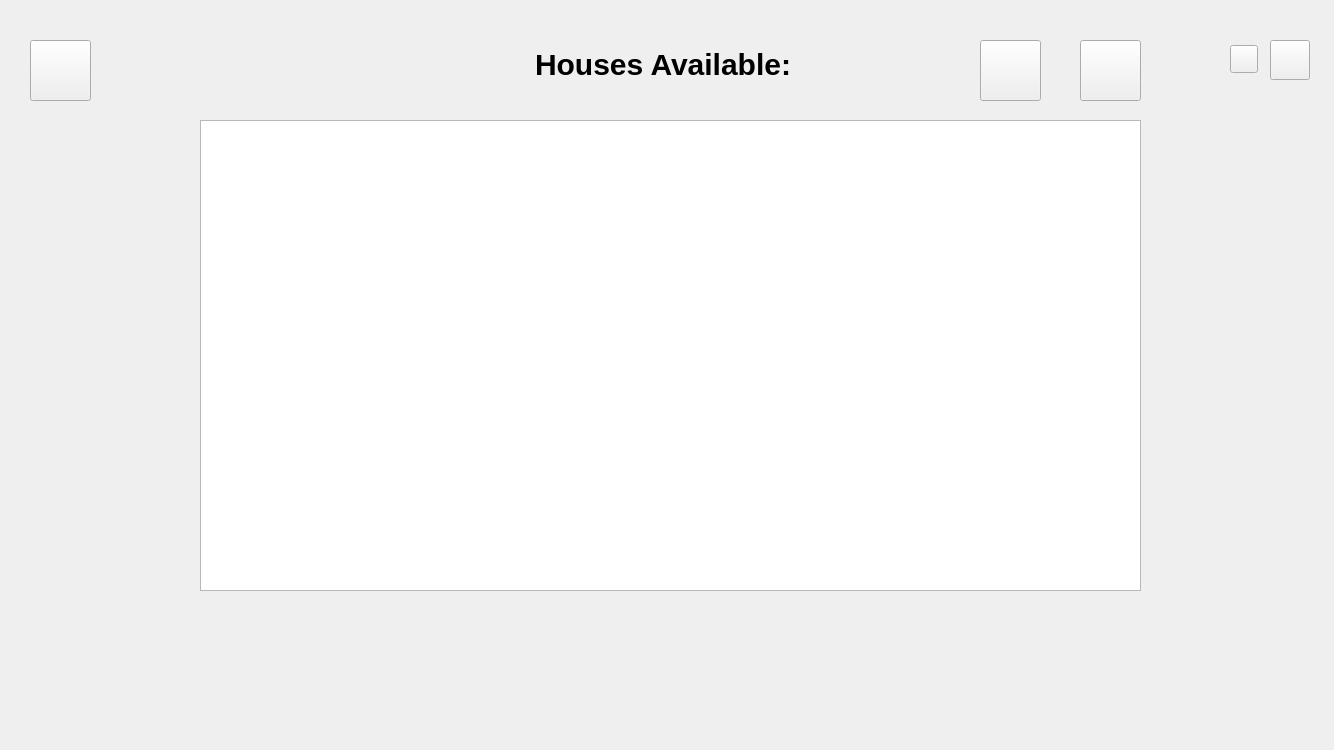
<?xml version="1.0" encoding="UTF-8"?>
<ui version="4.0">
 <class>BrowseView</class>
 <widget class="QWidget" name="BrowseView">
  <property name="geometry">
   <rect>
    <x>0</x>
    <y>0</y>
    <width>1334</width>
    <height>750</height>
   </rect>
  </property>
  <property name="windowTitle">
   <string>Form</string>
  </property>
  <widget class="QWidget" name="widget" native="true">
   <property name="geometry">
    <rect>
     <x>0</x>
     <y>30</y>
     <width>1334</width>
     <height>750</height>
    </rect>
   </property>
   <property name="styleSheet">
    <string notr="true"/>
   </property>
   <widget class="QPushButton" name="closedBtn">
    <property name="geometry">
     <rect>
      <x>1270</x>
      <y>10</y>
      <width>40</width>
      <height>40</height>
     </rect>
    </property>
    <property name="cursor">
     <cursorShape>PointingHandCursor</cursorShape>
    </property>
    <property name="styleSheet">
     <string notr="true">border-image: url(:/img/close.png);</string>
    </property>
    <property name="text">
     <string/>
    </property>
   </widget>
   <widget class="QPushButton" name="logoutBtn">
    <property name="geometry">
     <rect>
      <x>1230</x>
      <y>15</y>
      <width>28</width>
      <height>28</height>
     </rect>
    </property>
    <property name="cursor">
     <cursorShape>PointingHandCursor</cursorShape>
    </property>
    <property name="styleSheet">
     <string notr="true">border-image: url(:/img/logout.png);</string>
    </property>
    <property name="text">
     <string/>
    </property>
   </widget>
   <widget class="QPushButton" name="backBtn">
    <property name="geometry">
     <rect>
      <x>30</x>
      <y>10</y>
      <width>61</width>
      <height>61</height>
     </rect>
    </property>
    <property name="cursor">
     <cursorShape>PointingHandCursor</cursorShape>
    </property>
    <property name="styleSheet">
     <string notr="true">border-image: url(:/img/back.png);</string>
    </property>
    <property name="text">
     <string/>
    </property>
   </widget>
   <widget class="QPushButton" name="mapBtn">
    <property name="geometry">
     <rect>
      <x>980</x>
      <y>10</y>
      <width>61</width>
      <height>61</height>
     </rect>
    </property>
    <property name="cursor">
     <cursorShape>PointingHandCursor</cursorShape>
    </property>
    <property name="styleSheet">
     <string notr="true">border-image: url(:/img/map.png);</string>
    </property>
    <property name="text">
     <string/>
    </property>
   </widget>
   <widget class="QPushButton" name="chatBtn">
    <property name="geometry">
     <rect>
      <x>1080</x>
      <y>10</y>
      <width>61</width>
      <height>61</height>
     </rect>
    </property>
    <property name="cursor">
     <cursorShape>PointingHandCursor</cursorShape>
    </property>
    <property name="styleSheet">
     <string notr="true">border-image: url(:/img/chat.png);</string>
    </property>
    <property name="text">
     <string/>
    </property>
   </widget>
   <widget class="QLabel" name="Select">
    <property name="geometry">
     <rect>
      <x>530</x>
      <y>0</y>
      <width>261</width>
      <height>69</height>
     </rect>
    </property>
    <property name="font">
     <font>
      <pointsize>-1</pointsize>
      <bold>true</bold>
     </font>
    </property>
    <property name="autoFillBackground">
     <bool>false</bool>
    </property>
    <property name="styleSheet">
     <string notr="true">color:black;
font-size: 30px;
</string>
    </property>
    <property name="text">
     <string>Houses Available:</string>
    </property>
    <property name="alignment">
     <set>Qt::AlignLeading|Qt::AlignLeft|Qt::AlignVCenter</set>
    </property>
    <property name="indent">
     <number>5</number>
    </property>
   </widget>
   <widget class="QTableView" name="tableView">
    <property name="geometry">
     <rect>
      <x>200</x>
      <y>90</y>
      <width>941</width>
      <height>471</height>
     </rect>
    </property>
   </widget>
  </widget>
 </widget>
 <resources/>
 <connections/>
</ui>
